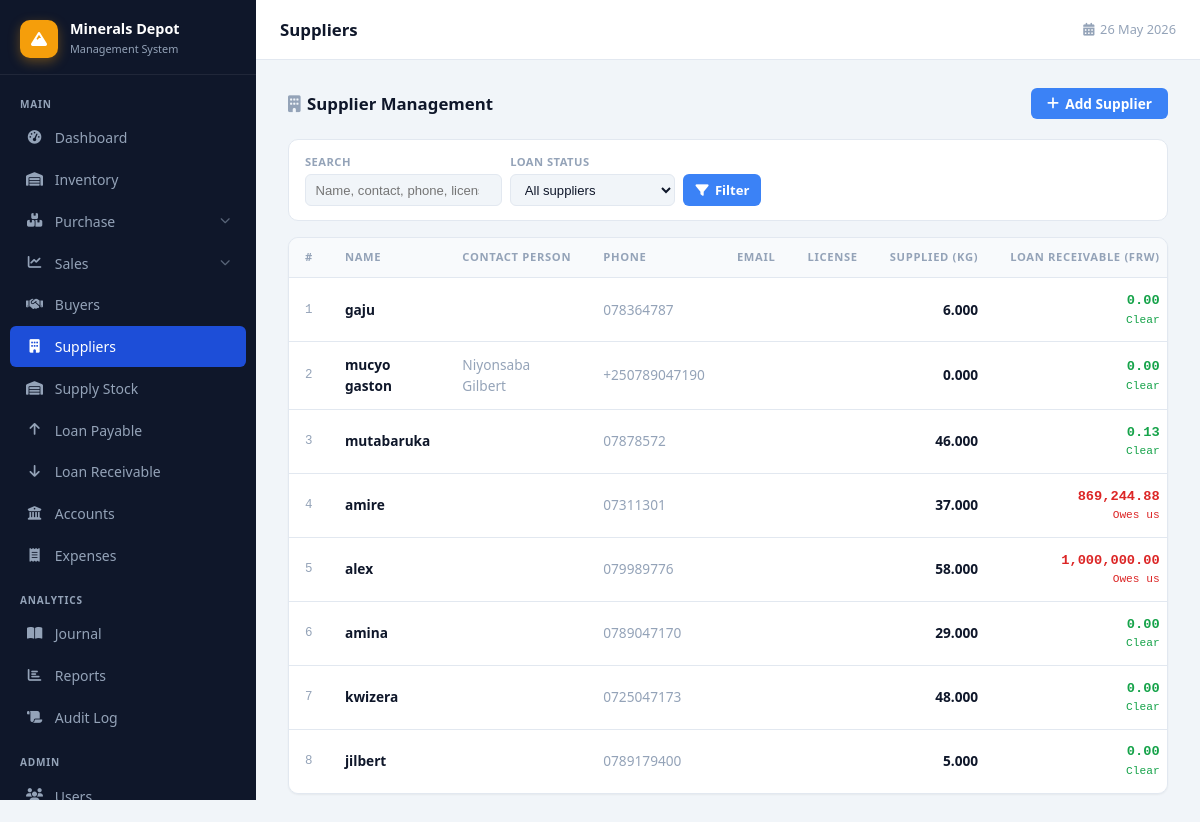
Page /suppliers.php (signed in) on the committed database.
### tables this page shows
CREATE TABLE `suppliers` (
  `id` int(11) NOT NULL,
  `supplier_code` varchar(50) NOT NULL,
  `name` varchar(100) NOT NULL,
  `contact_person` varchar(100) DEFAULT NULL,
  `phone` varchar(20) DEFAULT NULL,
  `email` varchar(100) DEFAULT NULL,
  `license_number` varchar(100) DEFAULT NULL,
  `address` text DEFAULT NULL,
  `created_at` timestamp NOT NULL DEFAULT current_timestamp()
);

### suppliers.php (the view, shortened to what this page needs)
<?php
require_once 'config/database.php';
$filters = [
    'search'      => trim($_GET['search']      ?? ''),
    'loan_status' => $_GET['loan_status']      ?? '',
];
$where = []; $params = [];
$where_sql = $where ? 'WHERE '.implode(' AND ',$where) : '';
$loan_having = '';
$stmt = $pdo->prepare("
    SELECT s.*,
           COALESCE(SUM(b.quantity),0) AS total_supplied,
           COALESCE((SELECT SUM(CASE WHEN type='loan' AND is_deferred=0 THEN amount WHEN type='repayment' THEN -amount ELSE 0 END)
                     FROM supplier_loans WHERE supplier_id=s.id),0) AS loan_balance,
           COALESCE((SELECT SUM(CASE WHEN type='loan' AND is_deferred=1 THEN amount
                                        WHEN type='repayment' AND is_deferred=1 THEN -amount
                                        ELSE 0 END)
                     FROM supplier_loans WHERE supplier_id=s.id),0) AS deferred_balance
    FROM suppliers s
    LEFT JOIN batches b ON b.supplier_id = s.id
    $where_sql
    GROUP BY s.id
    $loan_having
    ORDER BY s.created_at DESC
");
$stmt->execute($params);
$suppliers = $stmt->fetchAll();
include 'includes/header.php';
?>
<div class="page-header">
    <h2><i class="fas fa-building" style="margin-right:.4rem;color:var(--text-muted)"></i>Supplier Management</h2>
    <button class="btn btn-primary" onclick="openModal()">
        <i class="fas fa-plus"></i> Add Supplier
    </button>
</div>
<form method="GET" action="suppliers.php" class="filter-bar">
    <div class="filter-group">
        <label>Search</label>
        <input type="search" name="search" placeholder="Name, contact, phone, license…"
               value="<?= htmlspecialchars($filters['search']) ?>">
    </div>
    <div class="filter-group">
        <label>Loan Status</label>
        <select name="loan_status">
            <option value="">All suppliers</option>
        </select>
    </div>
    <div class="filter-actions">
        <button type="submit" class="btn btn-primary" style="height:2rem;padding:0 .75rem;font-size:.82rem">
            <i class="fas fa-filter"></i> Filter
        </button>
    </div>
</form>
<div class="table-wrap">
    <table>
        <thead>
            <tr>
                <th>#</th>
                <th>Name</th>
                <th>Contact Person</th>
                <th>Phone</th>
                <th>Email</th>
                <th>License</th>
                <th style="text-align:right">Supplied (kg)</th>
                <th style="text-align:right">Loan Receivable (FRW)</th>
            </tr>
        </thead>
        <tbody id="sup-tbody">
        <?php
        $i=0;
        foreach($suppliers as $sup):
            $lb    = (float)$sup['loan_balance'];
            $lbPos = $lb > 0;
            $lbClr = $lbPos ? '#dc2626' : '#16a34a';
        ?>
        <tr id="sup-row-<?= $sup['id'] ?>"
            data-name="<?= htmlspecialchars($sup['name'], ENT_QUOTES) ?>"
            data-contact="<?= htmlspecialchars($sup['contact_person'] ?? '', ENT_QUOTES) ?>"
            data-phone="<?= htmlspecialchars($sup['phone'] ?? '', ENT_QUOTES) ?>"
            data-email="<?= htmlspecialchars($sup['email'] ?? '', ENT_QUOTES) ?>"
            data-license="<?= htmlspecialchars($sup['license_number'] ?? '', ENT_QUOTES) ?>"
            data-address="<?= htmlspecialchars($sup['address'] ?? '', ENT_QUOTES) ?>">
            <td class="font-mono text-muted" style="font-size:.78rem"><?= ++$i ?></td>
            <td class="fw-600"><?= htmlspecialchars($sup['name']) ?></td>
            <td class="text-muted"><?= htmlspecialchars($sup['contact_person'] ?? '') ?></td>
            <td class="text-muted"><?= htmlspecialchars($sup['phone'] ?? '') ?></td>
            <td class="text-muted" style="font-size:.82rem"><?= htmlspecialchars($sup['email'] ?? '') ?></td>
            <td class="font-mono text-muted" style="font-size:.78rem"><?= htmlspecialchars($sup['license_number'] ?? '') ?></td>
            <td style="text-align:right" class="fw-600"><?= number_format($sup['total_supplied'], 3) ?></td>
            <td style="text-align:right;font-family:monospace;font-weight:700;color:<?= $lbClr ?>">
                <?= number_format(abs($lb), 2) ?>
                <div style="font-size:.7rem;font-weight:400;color:<?= $lbClr ?>"><?= $lbPos ? 'Owes us' : 'Clear' ?></div>
            </td>
        </tr>
        <?php endforeach; ?>
        </tbody>
    </table>
</div>
<?php include 'includes/footer.php'; ?>

### css/style.css (style rules this page uses)
:root { --sidebar-w: 256px; --topbar-h: 60px; --sidebar-bg: #0f172a; --sidebar-text: #94a3b8; --sidebar-hover: rgba(255,255,255,.07); --sidebar-active: #1d4ed8; --accent: #f59e0b; --primary: #3b82f6; --primary-dark: #1d4ed8; --success: #10b981; --danger: #ef4444; --warning: #f59e0b; --bg: #f1f5f9; --surface: #ffffff; --border: #e2e8f0; --text: #0f172a; --text-sec: #475569; --text-muted: #94a3b8; --shadow-sm: 0 1px 2px rgba(0,0,0,.05); --shadow: 0 1px 3px rgba(0,0,0,.10),0 1px 2px rgba(0,0,0,.06); --shadow-md: 0 4px 6px -1px rgba(0,0,0,.10),0 2px 4px -1px rgba(0,0,0,.06); --shadow-lg: 0 10px 25px -3px rgba(0,0,0,.15); --r-sm: 6px; --r: 10px; --r-lg: 16px; }
*,*::before,*::after { margin:0; padding:0; box-sizing:border-box; }
body { font-family:'Segoe UI',system-ui,-apple-system,sans-serif; background:var(--bg); color:var(--text); line-height:1.5; font-size:14px; }
.page-header { display:flex; align-items:center; justify-content:space-between; margin-bottom:1.25rem; flex-wrap:wrap; gap:.75rem; }
.page-header h2 { font-size:1.05rem; font-weight:700; }
.table-wrap { overflow-x:auto; border-radius:var(--r); border:1px solid var(--border); box-shadow:var(--shadow-sm); }
table { width:100%; border-collapse:collapse; background:var(--surface); font-size:.855rem; }
thead th { background:#f8fafc; color:var(--text-muted); font-weight:600; font-size:.7rem; text-transform:uppercase; letter-spacing:.06em; padding:.7rem 1rem; text-align:left; border-bottom:1px solid var(--border); white-space:nowrap; }
tbody td { padding:.8rem 1rem; border-bottom:1px solid var(--border); vertical-align:middle; }
tbody tr:last-child td { border-bottom:none; }
.btn { display:inline-flex; align-items:center; gap:.4rem; padding:.55rem 1rem; border:none; border-radius:var(--r-sm); font-size:.855rem; font-weight:600; cursor:pointer; transition:background .15s,opacity .15s,transform .1s; text-decoration:none; white-space:nowrap; font-family:inherit; line-height:1; }
.btn-primary { background:var(--primary); color:#fff; }
.filter-bar { display:flex; gap:.5rem; flex-wrap:wrap; align-items:flex-end; padding:.875rem 1rem; background:var(--surface); border:1px solid var(--border); border-radius:var(--r); margin-bottom:1rem; }
.filter-group { display:flex; flex-direction:column; gap:.2rem; }
.filter-group label { font-size:.7rem; color:var(--text-muted); font-weight:600; text-transform:uppercase; letter-spacing:.04em; }
.filter-group select, .filter-group input[type=text], .filter-group input[type=date], .filter-group input[type=search] { padding:.35rem .6rem; font-size:.82rem; border:1px solid var(--border); border-radius:var(--r-sm); background:var(--bg); color:var(--text); height:2rem; min-width:130px; }
.filter-group input[type=search] { min-width:180px; }
.filter-actions { display:flex; gap:.4rem; align-self:flex-end; }
.text-muted { color:var(--text-muted); }
.fw-600 { font-weight:600; }
.font-mono { font-family:'Consolas','Monaco',monospace; font-size:.85em; }

### rows in the picture
suppliers: name "gaju", phone "078364787", total_supplied "6.000", lb "0.00", shows "Clear"
suppliers: name "mucyo gaston", contact_person "Niyonsaba Gilbert", phone "+250789047190", total_supplied "0.000", lb "0.00", shows "Clear"
suppliers: name "mutabaruka", phone "07878572", total_supplied "46.000", lb "0.13", shows "Clear"
suppliers: name "amire", phone "07311301", total_supplied "37.000", lb "869,244.88", shows "Owes us"
suppliers: name "alex", phone "079989776", total_supplied "58.000", lb "1,000,000.00", shows "Owes us"
suppliers: name "amina", phone "0789047170", total_supplied "29.000", lb "0.00", shows "Clear"
suppliers: name "kwizera", phone "0725047173", total_supplied "48.000", lb "0.00", shows "Clear"
suppliers: name "jilbert", phone "0789179400", total_supplied "5.000", lb "0.00", shows "Clear"

### other values in the picture
$page_title "Suppliers"
